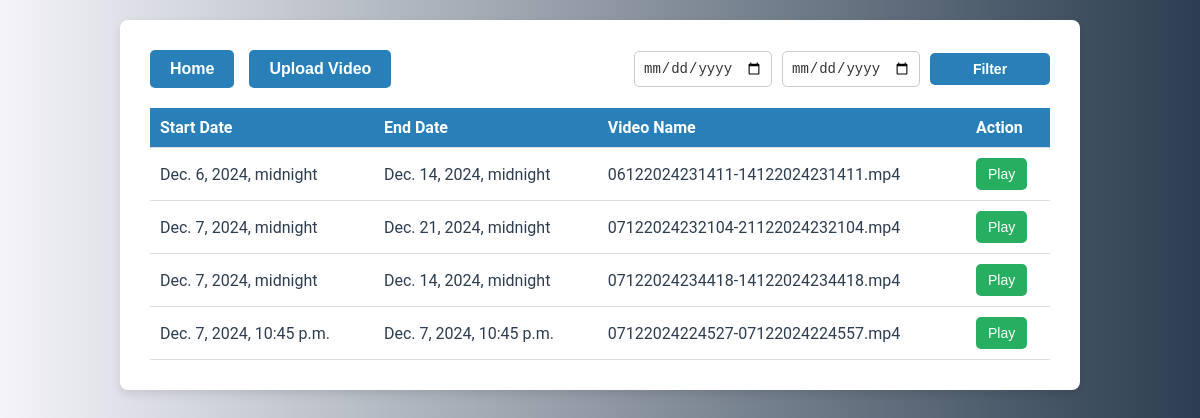
The page /list/ on the database as committed earlier.
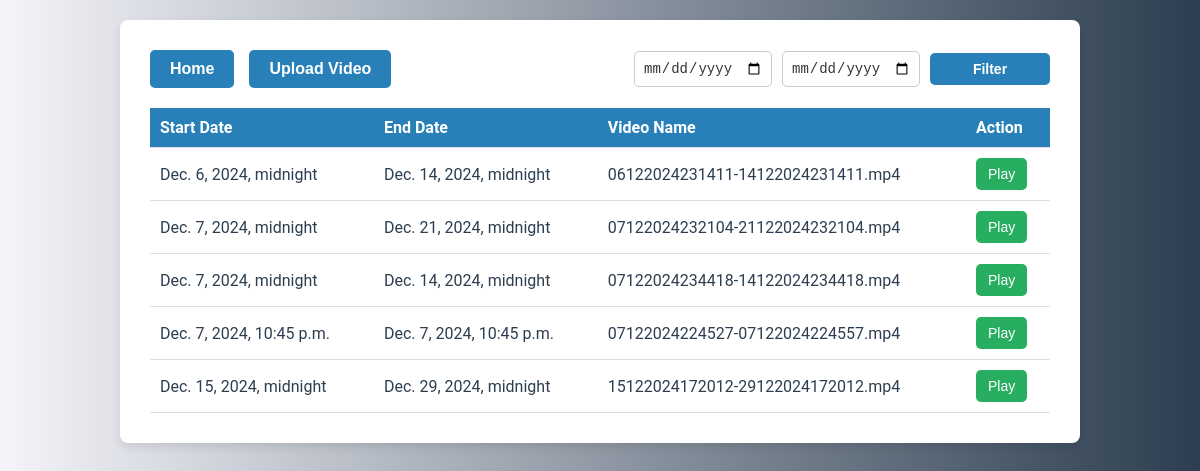
The same page on the database as committed later.
### videos/models.py (models this page shows, shortened)
class Video(models.Model):
    file_name = models.CharField(max_length=255)
    start_time = models.DateTimeField()
    end_time = models.DateTimeField()
    upload_date = models.DateTimeField(auto_now_add=True)

### videos/views.py (the view, shortened to what this page needs)
# urls.py: path('list/', views.list_videos, name='list_videos'),
def list_videos(request):
    videos = Video.objects.all().order_by('start_time')
    for video in videos:
        video.url = generate_presigned_url("murali-s3-files", video.file_name)
    return render(request, 'videos/list_videos.html', {'videos': videos})

### videos/views.py (called while the page is built)
def generate_presigned_url(bucket_name, object_key, expiration=3600):
    s3_client = boto3.client('s3', config=boto3.session.Config(signature_version='s3v4'))
    try:
        url = s3_client.generate_presigned_url(
            'get_object',
            Params={'Bucket': bucket_name, 'Key': object_key},
            ExpiresIn=expiration
        )
        return url
    except Exception as e:
        print(f"Error generating presigned URL: {e}")
        return None

### SkoegleTask/templates/videos/list_videos.html (shortened to what this page needs)
<!DOCTYPE html>
<html lang="en">
<head>
</head>
<body>
    <div class="container">
        <div class="header">
            <div class="nav-buttons">
                <a href="/">Home</a>
                <a href="/upload">Upload Video</a>
            </div>
            <form method="post" class="filter-form">
                <input type="date" name="start_date" id="start_date" placeholder="Start Date">
                <input type="date" name="end_date" id="end_date" placeholder="End Date">
                <button type="submit">Filter</button>
            </form>
        </div>
        <table>
            <thead>
                <tr>
                    <th>Start Date</th>
                    <th>End Date</th>
                    <th>Video Name</th>
                    <th>Action</th>
                </tr>
            </thead>
            <tbody>
                {% for video in videos %}
                    <tr>
                        <td>{{ video.start_time }}</td>
                        <td>{{ video.end_time }}</td>
                        <td>{{ video.file_name }}</td>
                        <td><button class="play-button" onclick="openVideoPopup('{{ video.url }}')">Play</button></td>
                    </tr>
                {% endfor %}
            </tbody>
        </table>
    </div>
</body>
</html>

### SkoegleTask/templates/videos/list_videos.html (style rules this page uses)
body { background: linear-gradient(to right, #f4f4f9, #2c3e50); font-family: 'Arial', sans-serif; margin: 0; padding: 0; height: 100vh; display: flex; flex-direction: column; justify-content: flex-start; align-items: center; }
.container { background-color: #ffffff; border-radius: 8px; padding: 30px; box-shadow: 0 4px 10px rgba(0, 0, 0, 0.1); width: 100%; max-width: 900px; margin-top: 20px; }
.header { display: flex; justify-content: space-between; align-items: center; margin-bottom: 20px; }
.nav-buttons { display: flex; gap: 15px; }
.nav-buttons a { background-color: #2980b9; color: white; padding: 10px 20px; text-decoration: none; border-radius: 5px; font-weight: bold; }
.filter-form { display: flex; justify-content: flex-end; align-items: center; }
.filter-form input[type="date"], .filter-form button { padding: 8px; font-size: 14px; border-radius: 5px; border: 1px solid #ccc; margin-left: 10px; width: 120px; background-color: #fff; color: #333; }
.filter-form button { background-color: #2980b9; color: white; border: none; cursor: pointer; font-size: 14px; font-weight: bold; }
table { width: 100%; border-collapse: collapse; margin-top: 20px; }
th, td { padding: 10px; text-align: left; border-bottom: 1px solid #ddd; color: #2c3e50; font-family: 'Roboto', sans-serif; }
th { background-color: #2980b9; color: white; }
td { color: #2c3e50; }
.play-button { background-color: #27ae60; color: white; padding: 8px 12px; border-radius: 5px; font-size: 14px; border: none; cursor: pointer; }

Rows that differ between the two databases and show on the page:
added Video: start_time "Dec. 15, 2024, midnight", end_time "Dec. 29, 2024, midnight", file_name "15122024172012-29122024172012.mp4"
